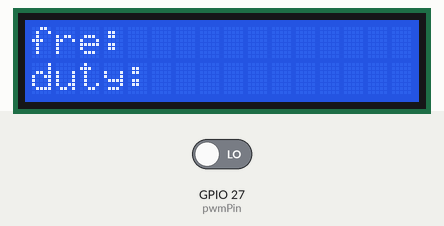
Bench run of a sketch on a simulated ESP32. On the bench: 16×2 character LCD. Inputs (shaded band) come from the test bench; at power-on: GPIO 27 (pwmPin) LOW.

Above: at 0.1 s.
At 1.6 s:
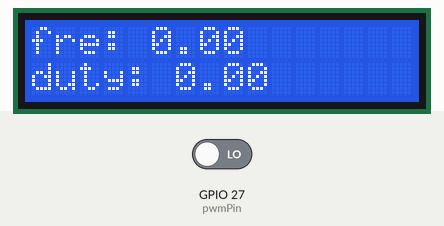
1.7 s: GPIO 27 (pwmPin) driven HIGH
At 3.0 s:
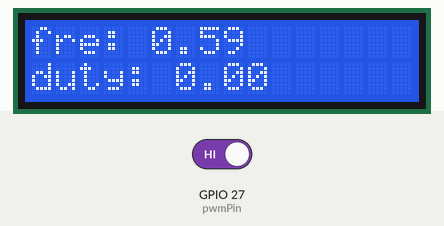
Timing chart, 0 to 4.7 s (numbered marks = the images above; inputs shaded):
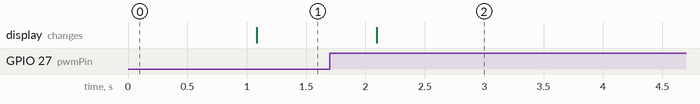

The sketch:

sketch_jul14h.ino
```cpp
#include "LiquidCrystal_I2C.h" // 包含 LiquidCrystal_I2C 库，用于LCD显示器
// 共享变量
volatile unsigned long raiseTime = 0; // 前一次上升沿时间
volatile unsigned long fallTime = 0; // 前一次下降沿时间
volatile double duty = 0; // 占空比
volatile double fre = 0; // 频率

int pwmPin = 27; // 信号输入接口

// 显示器初始化
LiquidCrystal_I2C lcd(0x27, 16, 2);

// 自旋锁
portMUX_TYPE mux = portMUX_INITIALIZER_UNLOCKED;

// ISR：中断服务程序
void changeISR()
{
  auto now = micros();
  if (digitalRead(pwmPin)) // 现在是高
  {
    /*
     临界区是一段代码片段，用于在多任务环境下保护共享资源，以确保对资源的访问不会被并发任务中断或干扰。
     临界区的作用是提供一种互斥机制，使得同一时间只有一个任务可以访问共享资源，避免并发访问导致的数据竞争和不一致性。
    */
    portENTER_CRITICAL_ISR(&mux); // 进入临界区
    auto total = now - raiseTime; // 周期 us
    fre = 1e6 / (double)total; // 频率
    auto h = fallTime - raiseTime; // 脉宽
    duty = h / (double)total; // 占空比 = 脉宽 / 周期
    portEXIT_CRITICAL_ISR(&mux); // 离开临界区
    raiseTime = now;
  }
  else
  {
    fallTime = now;
  }
}

void setup() {
 lcd.init(); // 初始化 LCD 显示器
  lcd.backlight(); // 打开背光
  lcd.setCursor(0, 0); // 设置光标位置为第一行第一列
  lcd.print("fre: "); // 在 LCD 上打印 "fre: "
  lcd.setCursor(0, 1); // 设置光标位置为第二行第一列
  lcd.print("duty: "); // 在 LCD 上打印 "duty: "
  pinMode(pwmPin, INPUT); // 将 pwmPin 设置为输入模式
  attachInterrupt(digitalPinToInterrupt(pwmPin), changeISR, CHANGE); // 注册中断服务程序来响应 pwmPin 引脚状态变化的事件
}

void loop() {
  delay(1000); // 延迟1秒

  portENTER_CRITICAL(&mux); // 进入临界区
  double f = fre; // 读取频率值
  double d = duty; // 读取占空比值
  portEXIT_CRITICAL(&mux); // 离开临界区

  lcd.setCursor(5, 0); // 设置光标位置为第一行第五列
  lcd.print(f); // 在 LCD 上打印频率值
  lcd.setCursor(6, 1); // 设置光标位置为第二行第六列
  lcd.print(d); // 在 LCD 上打印占空比值
}
```

Measured:
- after the input at 1.7 s, the display: changes after 0.39 s (image 2)
